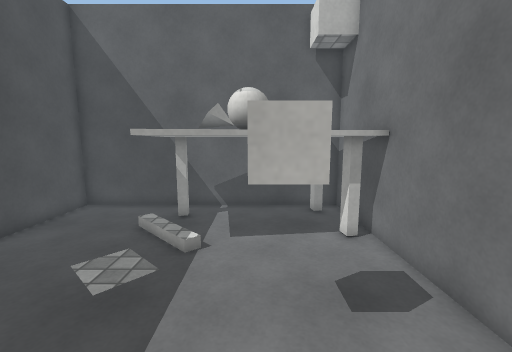
view 1 (above)

16 first-person views from a walk through a 3-D level made in the Unity game engine. The camera is 1.35 m above the floor, tilts 8° down and sees 90° across. The floor is counted in squares, 0.36 m on a side. Each view is taken from the middle of a square. On the plan, view 1 faces up. The plan holds only what a view shows up to about 20 squares ahead; the rest is blank. The player is left out. Surface patterns are stand-ins for the level's own textures.

view 2
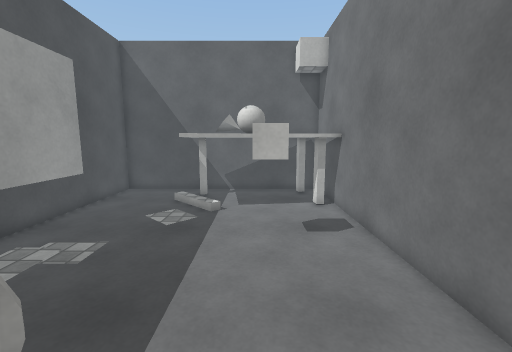

view 3
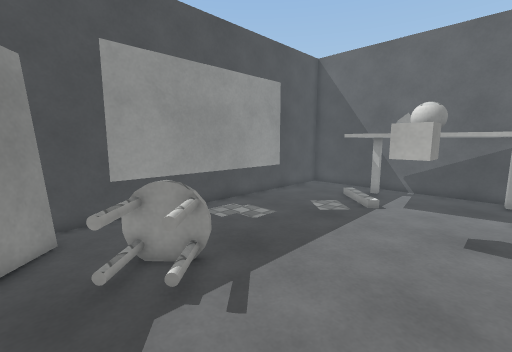

view 4
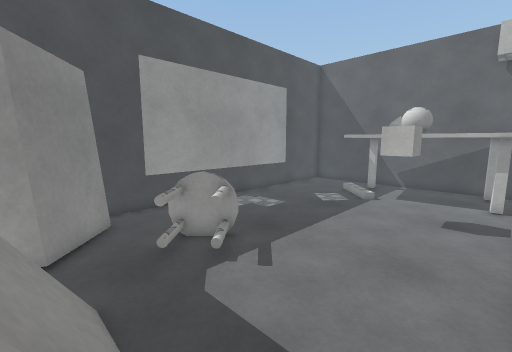

view 5
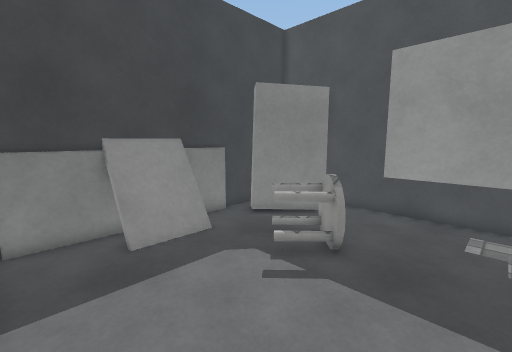

view 6
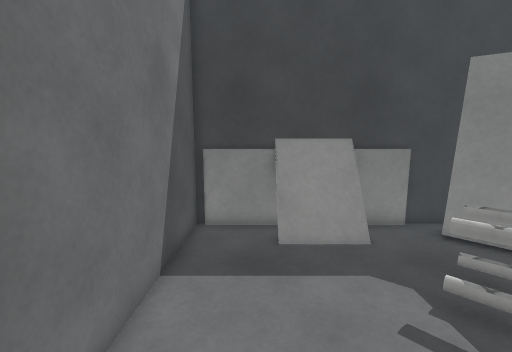

view 7
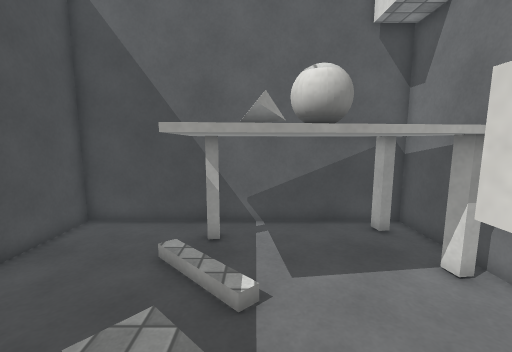

view 8
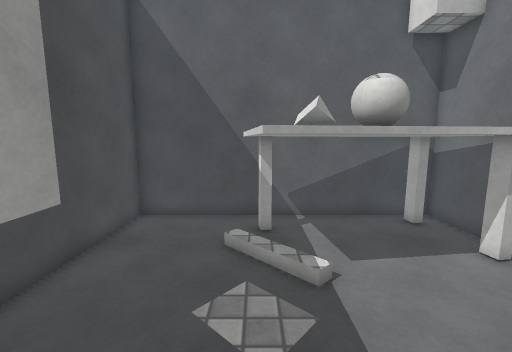

view 9
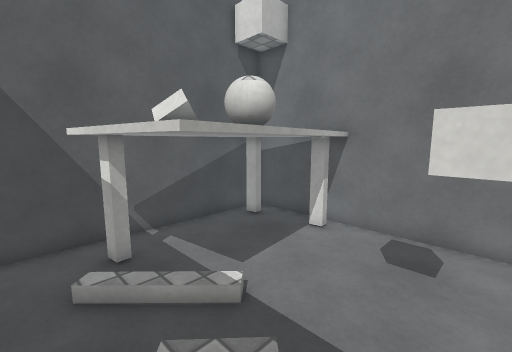

view 10
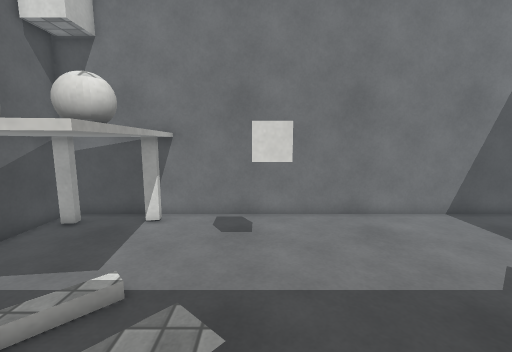

view 11
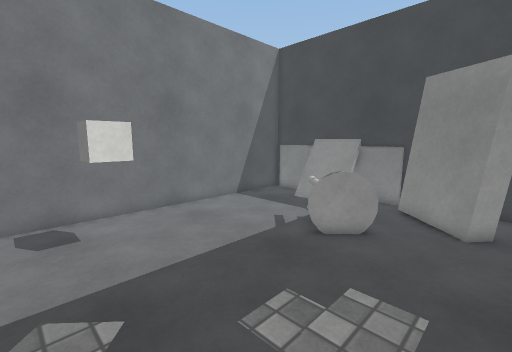

view 12
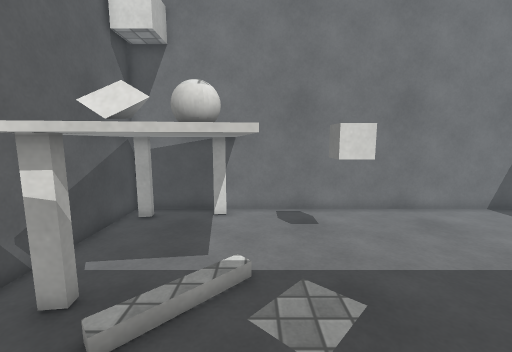

view 13
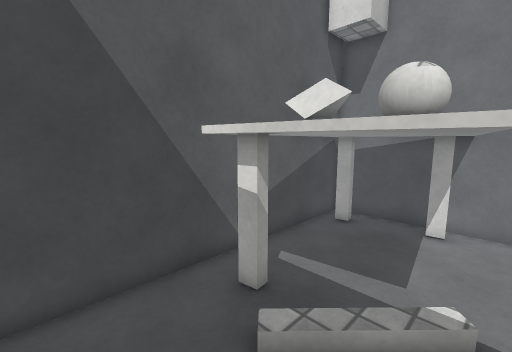

view 14
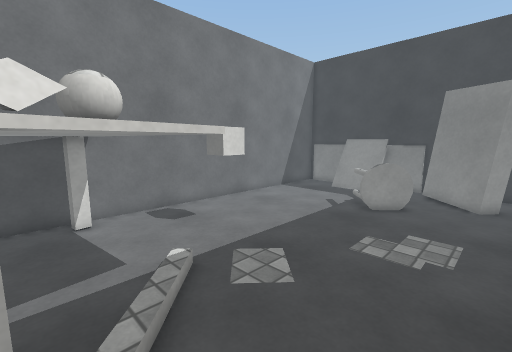

view 15
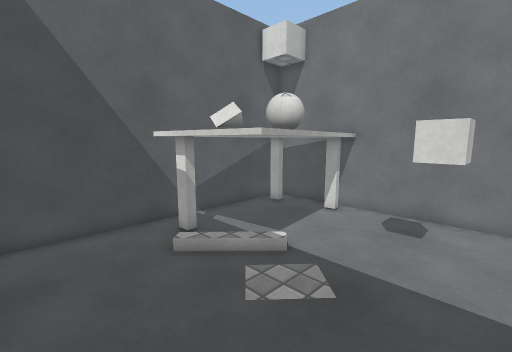

view 16
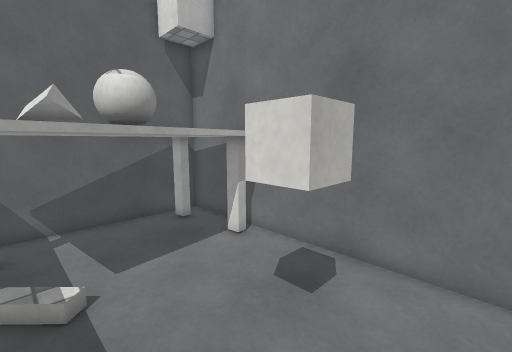

### Floor plan
Points are (right, up) in squares from view 1. A wall is a line through its corners. A room is listed if a view was taken in it or the views show most of it. See-through windows are left out.
Room 1 (views 1, 2, 3, 4, 5, 6, 7, 8, 9, 10, 11, 12, 13, 14, 15, 16)
walls: (-8.5, -4.9) (-5.3, -7.5); (-8.6, -5) (-5.4, -7.6); (1.2, -7.6) (1.2, -9.2); (-9, -5.9) (-8.2, -4.9); (-4.8, -9) (-2.1, -9); (0.9, -9) (4.4, -9); (1, -9.2) (4.7, -9.2) (4.7, 14.5) (-9.8, 14.5) (-9.8, -5.9); (-6, -9.2) (-2, -9.2)
low walls: (-8.2, -4.9) (-6.5, -6.3); (-2.2, -7.2) (1.2, -7.2); (-6.2, -6.5) (-5, -7.4); (-2.2, -7.6) (1.2, -7.6)
objects: stool (-5, -5) to (-2, -2); table (-4, 8) to (4, 14); cube (0, 4) to (1, 5)
Room 2 (no view inside)
walls: (-2.2, -8.6) (1.2, -8.6); (-2.2, -8.7) (1.2, -8.7); (-2.1, -9) (0.9, -9); (-2, -9.2) (1, -9.2)
low walls: (-0.5, -7.5) (-1.4, -7.5); (-0.5, -7.3) (-1.4, -7.3); (-0.5, -7.1) (-1.4, -7.1); (-2.2, -8.1) (1.2, -8.1); (-2.2, -8.3) (1.2, -8.3); (0.1, -7.3) (-0.4, -7.3); (0.4, -7.5) (-0.4, -7.5); (0.5, -7.7) (-2.2, -7.7); (1.1, -7.9) (-2.2, -7.9)

Positions as (right, up) in squares from view 1, and headings:
1: (0, 0), facing up
2: (0, -5), facing up
3: (3, -6), facing up-left
4: (4, -8), facing up-left
5: (4, 2), facing down-left
6: (2, 2), facing down
7: (-2, 3), facing up
8: (-4, 2), facing up
9: (-6, 4), facing up-right
10: (-8, 5), facing right
11: (-9, 7), facing down-right
12: (-9, 8), facing right
13: (-8, 8), facing up-right
14: (-9, 12), facing down-right
15: (-9, 3), facing up-right
16: (-3, 2), facing up-right
